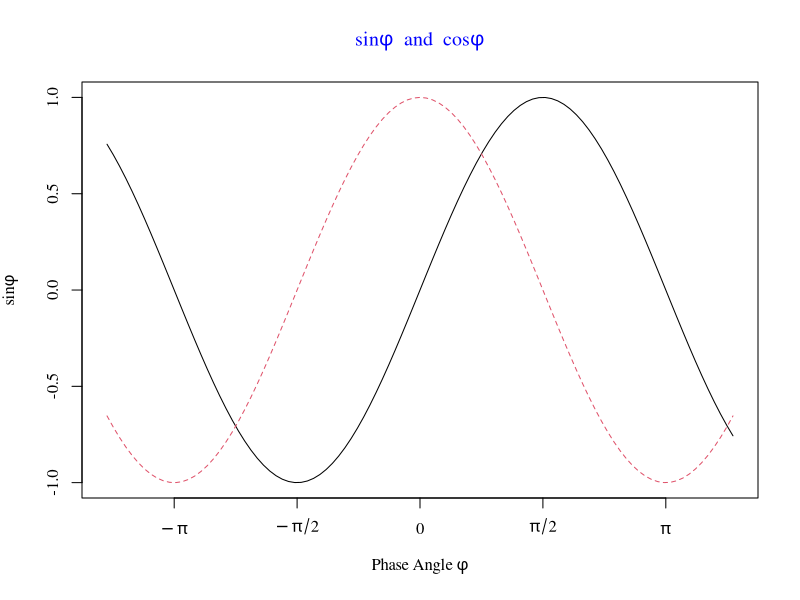
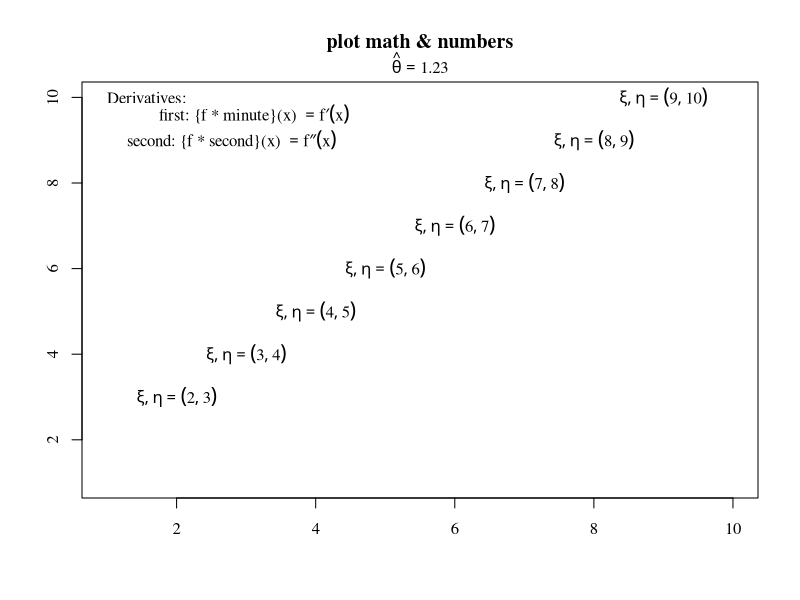
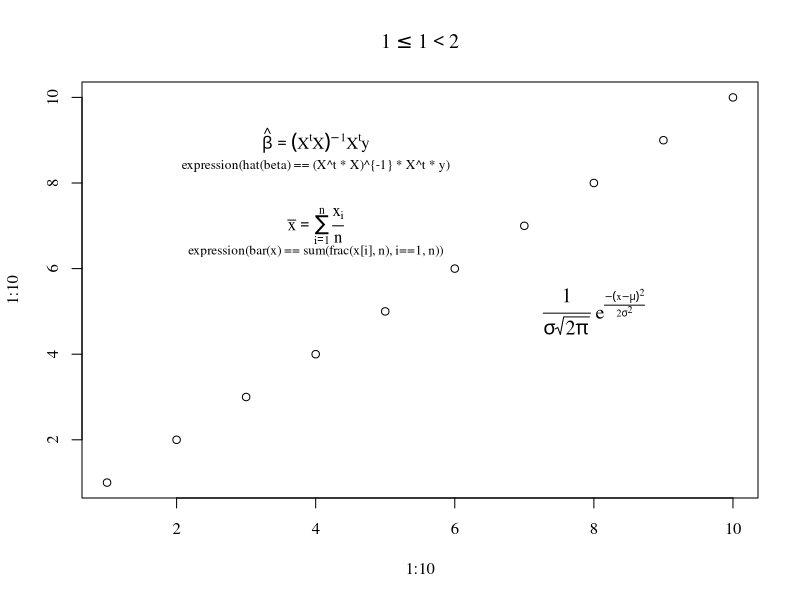
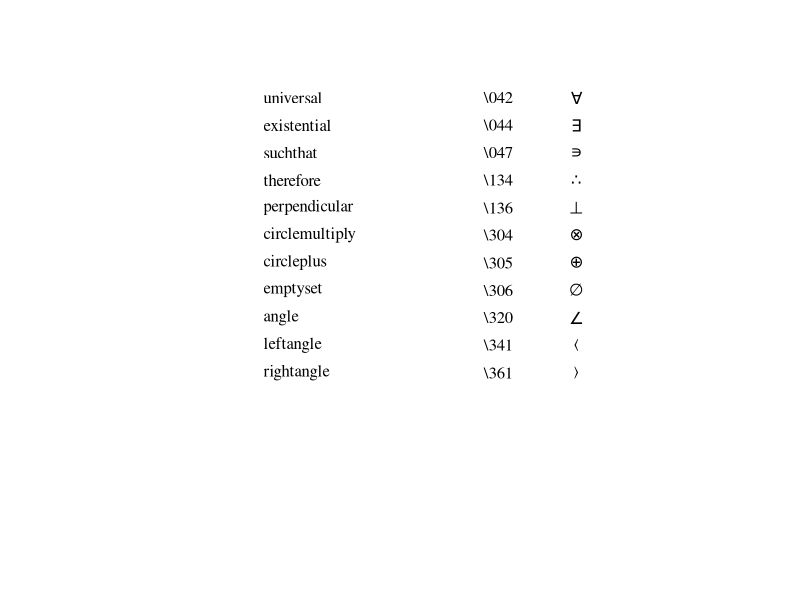
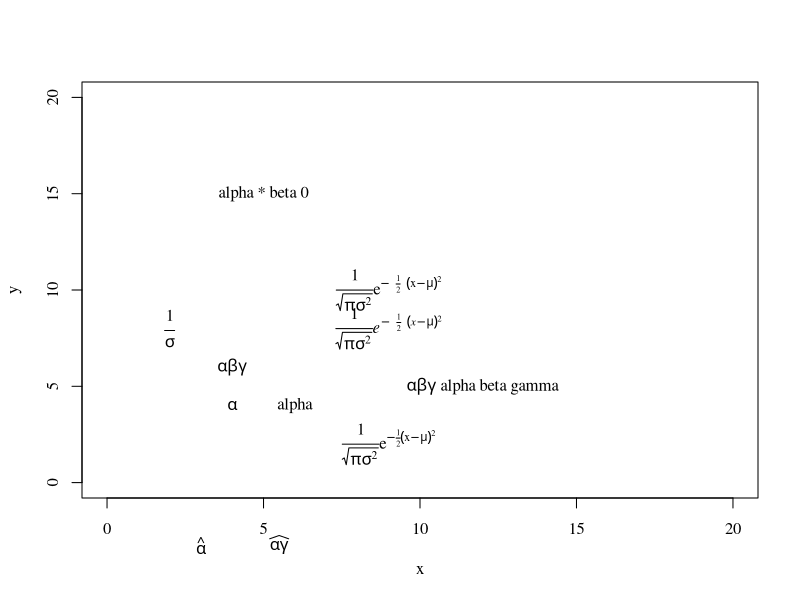
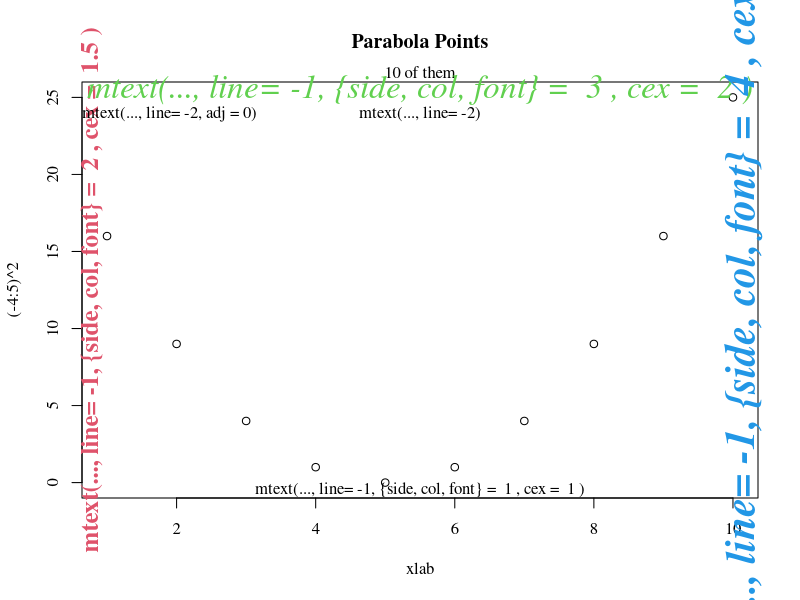
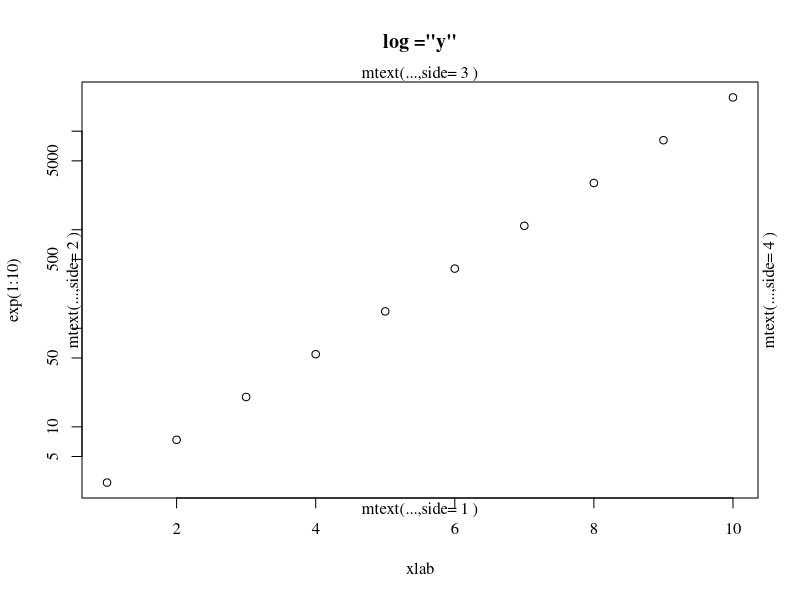
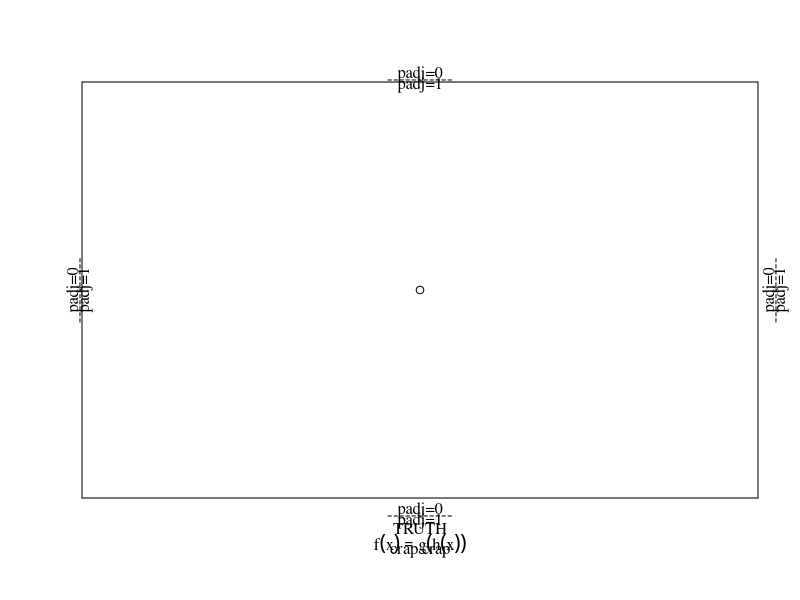

R code for these plots, in order:
## Title: plot-plotmath-001
## Author: Paul Johnson <pauljohn at ku.edu>
## Date posted: 2013-02-05
## Description. Basic exploration of plotmath

## For basics, everybody should run:
## demo(plotmath)
##
## ?plotmath

## Want to use times-roman fonts in the next plot device?
par(family="Times")
## par sets the options used by plots.
## This non-default setting works, but it is only in effect
## for the next graphic device. When you close a graph, then
## type reverts to usual helvetica family.
## Run following plots without it, then with it.


example(plotmath)

x<- 0:20
y <- 0:20

plot(x,y, type="n")

text( 4, 4, expression(paste(alpha)))

## See difference below: quoting prevents math-ization

text( 6, 4, expression(paste("alpha")))

## * is joiner, not multiplication
text( 12, 5, expression(paste(alpha*beta*gamma," alpha beta gamma")))


text( 4, 6, expression(paste(alpha, beta, gamma, sep="")))


text ( 2, 8, expression(frac(1, sigma)))


text ( 9, 2, expression(frac(1, sqrt(pi * sigma^2))*e^{ - frac(1,2) * (x-mu)^2}))


text ( 9, 10, expression(frac(1, sqrt(pi * sigma^2)) * e^{ - phantom(0) *frac(1,2) * phantom(0) * (x-mu)^2}))


text ( 9, 8, expression(italic(frac(1, sqrt(pi * sigma^2)) * e^{ - phantom(0) *frac(1,2) * phantom(0) * (x-mu)^2})))


text (5, 15, paste(expression( alpha * beta), x[1]))

### mtext is for margin text
mtext(expression(hat(alpha)), side=1, at=3, line = 2 )
mtext(expression(widehat(alpha*gamma)), side=1, at=5.5, line = 2)


example(mtext)

mtext( "crap crap", side=1, line=2)

mtext( "TRUTH", side=1, line=1)
mtext( expression(paste(f(x) == g(h(x)))), side=1, line=2)



##################
